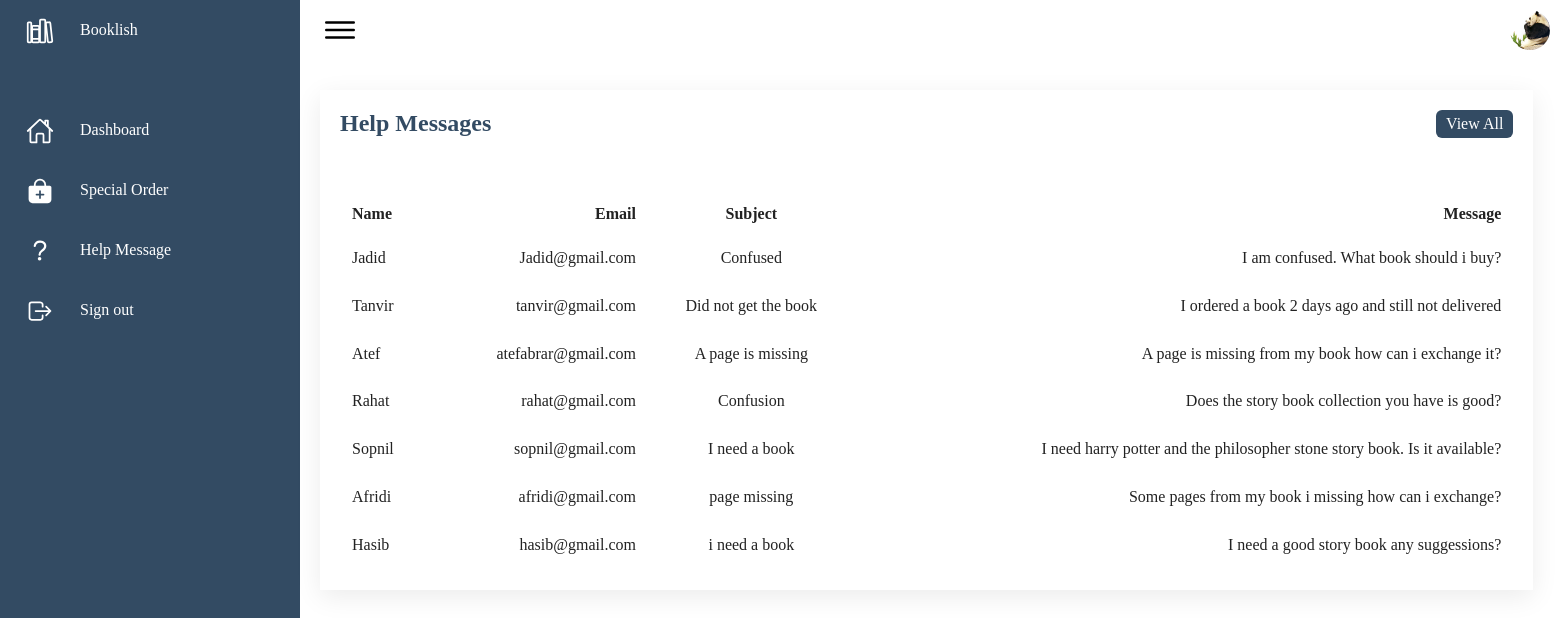
/admin/adminpanelhelp.php, run on the app's committed database.
### tables this page shows
CREATE TABLE `help` (
  `id` int(11) NOT NULL,
  `name` varchar(32) NOT NULL,
  `email` varchar(32) NOT NULL,
  `subject` varchar(40) NOT NULL,
  `message` text NOT NULL
);

### admin/adminpanelhelp.php (the view, shortened to what this page needs)
<?php
$user = 'root';
$password = '';
$database = 'booklish';
$servername='localhost:3306';
$mysqli = new mysqli($servername, $user,
				$password, $database);
$sql = " SELECT * FROM help ";
$result = $mysqli->query($sql);
?>
<!DOCTYPE html>
<html lang="en">
<head>
    <link rel="stylesheet" href="adminpanel.css">
</head>
<body>
    <div class="container">
        <div class="navigation">
            <ul>
                <li>
                    <a href="#">
                        <span class="icon"><ion-icon name="library-outline"></ion-icon></ion-icon></span>
                        <span class="title">Booklish</span>
                    </a>
                </li>
                <li>
                    <a href="adminpanel.php">
                        <span class="icon"><ion-icon name="home-outline"></ion-icon></span>
                        <span class="title">Dashboard</span>
                    </a>
                </li>
                <li>
                    <a href="adminpanelso.php">
                        <span class="icon"><ion-icon name="bag-add"></ion-icon></span>
                        <span class="title">Special Order</span>
                    </a>
                </li>
                <li>
                    <a href="adminpanelhelp.php">
                        <span class="icon"><ion-icon name="help-outline"></ion-icon></span>
                        <span class="title">Help Message</span>
                    </a>
                </li>
                <li>
                    <a href="/Booklish/index.php">
                        <span class="icon"><ion-icon name="log-out-outline"></ion-icon></span>
                        <span class="title">Sign out</span>
                    </a>
                </li>
            </ul>
        </div>
        <div class="main">
            <div class="topbar">
                <div class="toggle">
                    <ion-icon name="menu-outline"></ion-icon>
                </div>
                <div class="user">
                    <img src="../img/user_dp/userphoto.png">
                </div>
            </div>
            <div class="details">
                <div class="recentorders">
                    <div class="cardheader">
                        <h2>
                            Help Messages
                        </h2>
                        <a href="#" class="btn">View All</a>
                    </div>
                    <table>
                        <thead>
                            <tr>
                                <td>Name</td>
                                <td>Email</td>
                                <td>Subject</td>
                                <td>Message</td>
                            </tr>
                        </thead>
                        <tbody>
            <?php
				while($rows=$result->fetch_assoc())
				{
			?>
                <tr>
				<td><?php echo $rows['name'];?></td>
				<td><?php echo $rows['email'];?></td>
				<td><?php echo $rows['subject'];?></td>
				<td><?php echo $rows['message'];?></td>
			</tr>
        </tbody>
			<?php
				}
			?>
                    </table>
                </div>
            </div>
        </div>
    </div>
</body>
</html>

### admin/adminpanel.css (style rules this page uses)
* { margin: 0; padding: 0; box-sizing: border-box; }
:root { --blue: #334B63; --white: #fff; --grey: #f5f5f5; --black1: #222; --black2:#999; }
body { min-height: 100vh; overflow-x: hidden; }
.container { position: relative; width: 100%; }
.navigation { position: fixed; width: 300px; height: 100%; background: var(--blue); border-left: 10px solid var(--blue); transition: 0.5s; overflow: hidden; }
.navigation ul { position: absolute; top: 0; left: 0; width: 100%; }
.navigation ul li { position: relative; width: 100%; list-style: none; border-top-left-radius: 30px; border-bottom-left-radius: 30px; }
.navigation ul li:nth-child(1) { margin-bottom: 40px; pointer-events: none; }
.navigation ul li a { position: relative; display: block; width: 100%; display: flex; text-decoration: none; color: var(--white); }
.navigation ul li a .icon { position: relative; display: block; min-width: 60px; height: 60px; line-height: 80px; text-align: center; }
.navigation ul li a .icon ion-icon { font-size: 1.75em; }
.navigation ul li a .title { position: relative; display: block; padding: 0 10px; height: 60px; line-height: 60px; text-align: start; white-space: nowrap; }
.main { position: absolute; width: calc(100% - 300px); left: 300px; min-height: 100vh; background: var(--white); transition: 0.5s; }
.topbar { width: 100%; height: 60px; display: flex; justify-content: space-between; align-items: center; padding: 0 10px; }
.toggle { position: relative; width: 60px; height: 60px; display: flex; justify-content: center; align-items: center; font-size: 2.5em; cursor: pointer; }
.user { position: relative; width: 40px; height: 40px; border-radius: 50%; overflow: hidden; cursor: pointer; }
.user img { position: absolute; top: 0; left: 0; width: 100%; height: 100%; object-fit: cover; }
.details { position: relative; width: 150%; padding: 20px; display: grid; grid-template-columns: 2fr 1fr; grid-gap: 30px; margin-top: 10px; }
.details .recentorders { position: relative; display: grid; min-height: 500px; background:var(--white); padding: 20px; box-shadow: 0 7px 25px rgba(0, 0, 0, 0.08); }
.cardheader { display: flex; justify-content: space-between; align-items: flex-start; }
.cardheader h2 { font-weight: 600; color: var(--blue); }
.btn { position: relative; padding: 5px 10px; background: var(--blue); text-decoration: var(--white); color: var(--white); border-radius: 6px; }
.details table thead td { font-weight: 600; }
.details .recentorders table tr { color: var(--black1); border-bottom: 1px solid rgba(0, 0, 0, 0.01); }
.details .recentorders table tr:last-child { border-bottom: none; }
.details .recentorders table tr td { padding: 10px; }
.details .recentorders table tr td:last-child { text-align: end; }
.details .recentorders table tr td:nth-child(2) { text-align: end; }
.details .recentorders table tr td:nth-child(3) { text-align: center; }

### data on the page
help: name "Jadid", email "Jadid@gmail.com", subject "Confused", message "I am confused. What book should i buy?"
help: name "Tanvir", email "tanvir@gmail.com", subject "Did not get the book", message "I ordered a book 2 days ago and still not delivered"
help: name "Atef", email "atefabrar@gmail.com", subject "A page is missing", message "A page is missing from my book how can i exchange it?"
help: name "Rahat", email "rahat@gmail.com", subject "Confusion", message "Does the story book collection you have is good?"
help: name "Sopnil", email "sopnil@gmail.com", subject "I need a book", message "I need harry potter and the philosopher stone story book. Is it available?"
help: name "Afridi", email "afridi@gmail.com", subject "page missing", message "Some pages from my book i missing how can i exchange?"
help: name "Hasib", email "hasib@gmail.com", subject "i need a book", message "I need a good story book any suggessions?"
